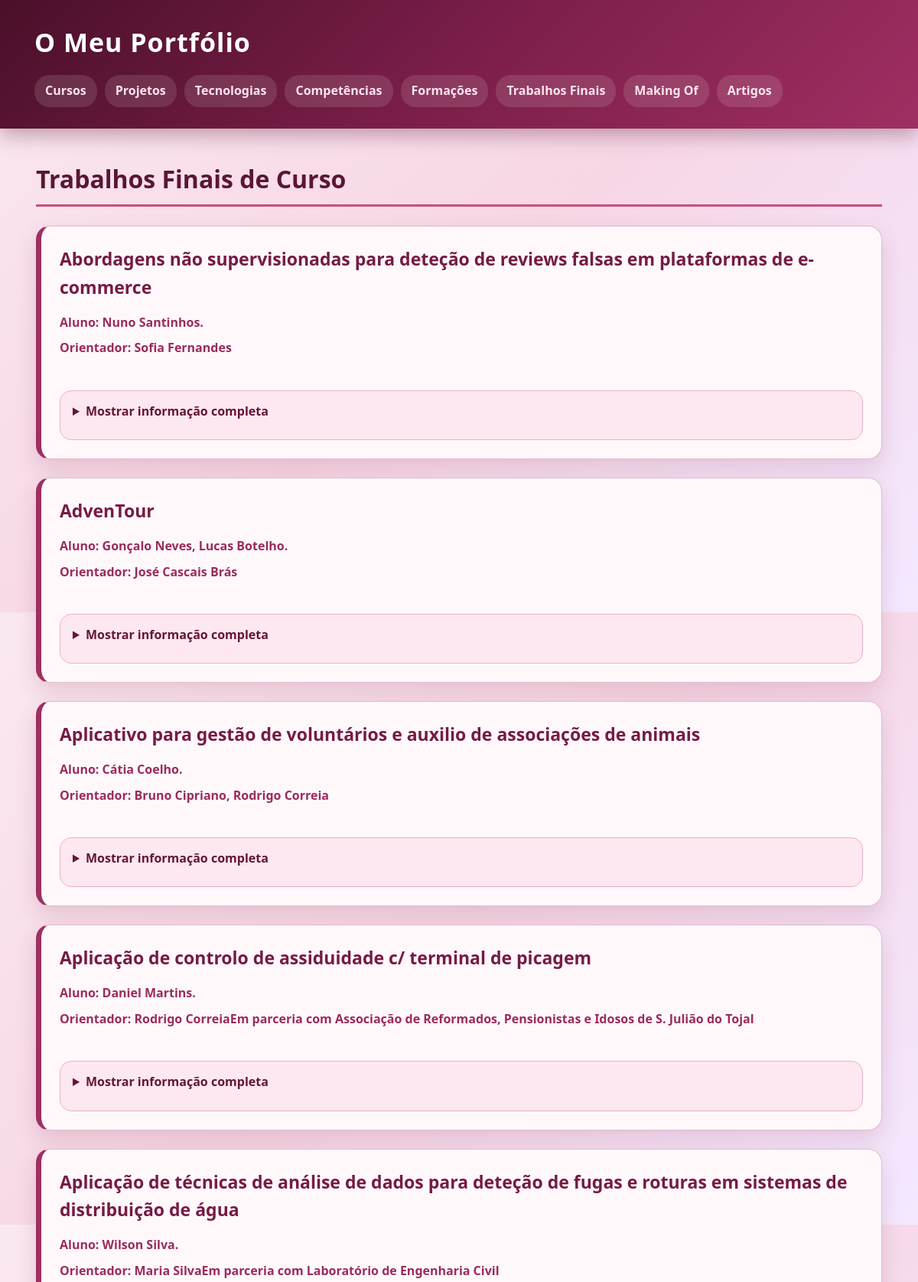
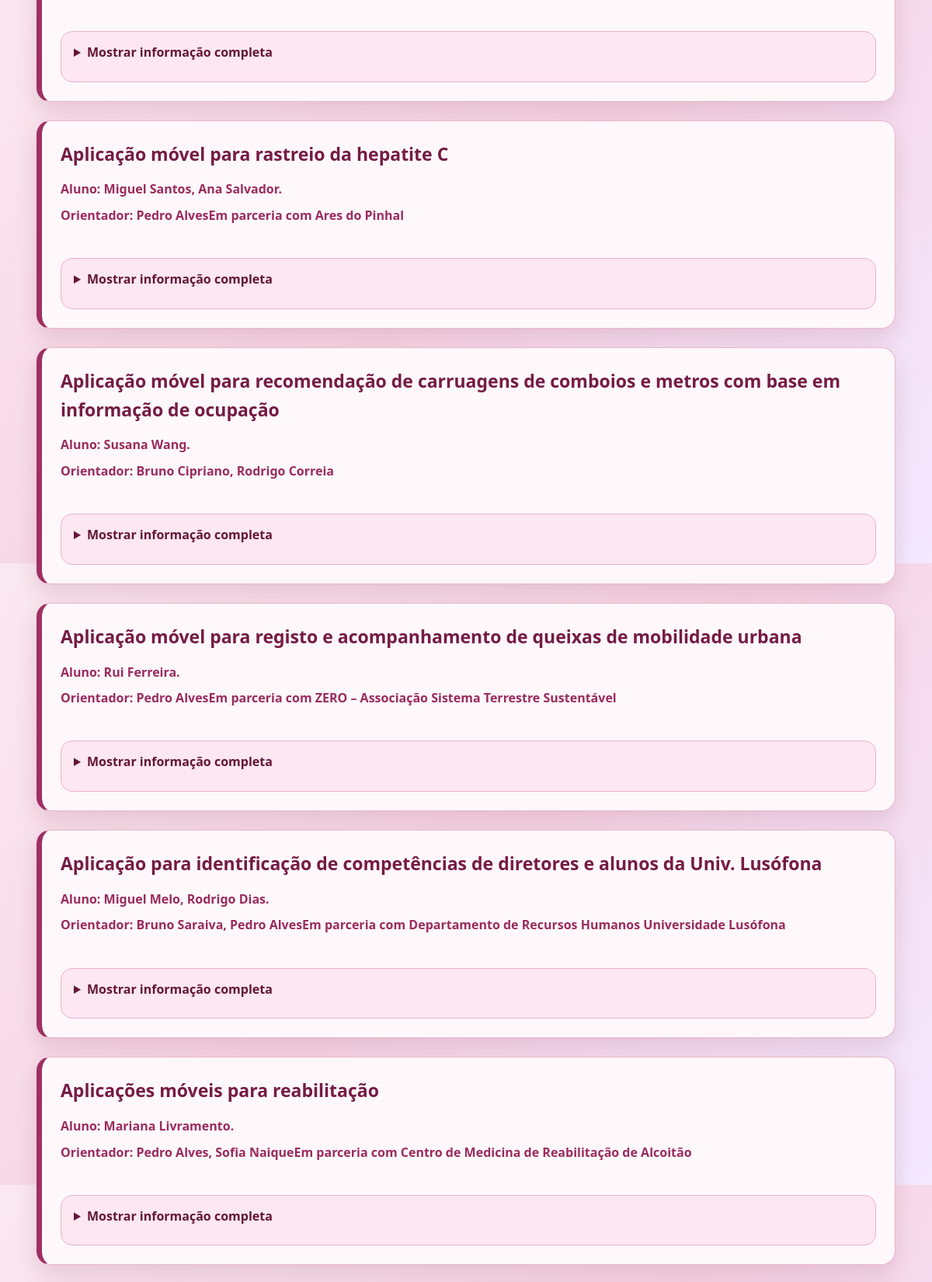
Screenshot of /tfcs/ (upper part) with the database file from the repository (2 pictures, top to bottom).
### portfolio/models.py (models this page shows, shortened)
class Tfc(models.Model):
    titulo = models.CharField(max_length=100)
    licenciatura = models.CharField(max_length=100)
    aluno = models.CharField(max_length=100)
    orientador = models.CharField(max_length=100)
    area = models.CharField(max_length=100)
    tecnologias = models.CharField(max_length=100)
    palavras_chave = models.CharField(max_length=100)
    rating = models.IntegerField()
    email = models.EmailField()
    pdf = models.URLField()
    resumo = models.TextField()

### portfolio/views.py (the view)
# urls.py: path("tfcs/", views.tfcs_view, name="tfcs"),
def tfcs_view(request):
    tfcs = Tfc.objects.all()
    context = {
        "tfcs": tfcs
    }
    return render(request, "portfolio/tfcs.html", context)

### portfolio/templates/portfolio/tfcs.html (shortened to what this page needs)
{% extends "portfolio/base.html" %}
{% block content %}
<h2>Trabalhos Finais de Curso</h2>
<section>
    {% for tfc in tfcs %}
        <article>
            <h3>{{ tfc.titulo }}</h3>
            <h4>Aluno: {{ tfc.aluno }}</h4>
            <h4>Orientador: {{ tfc.orientador }}</h4>
            <br>
            <details>
                <summary>Mostrar informação completa</summary>
                <br>
                <br><br>
                <br>
                <br><br>
                <br><br>
                <br><br>
                <br><br>
                <br><br>
            </details>
        </article>
    {% endfor %}
</section>
{% endblock %}

### portfolio/static/portfolio/styles.css (style rules this page uses)
* { box-sizing: border-box; margin: 0; padding: 0; }
body { font-family: "Segoe UI", Arial, sans-serif; background: linear-gradient(135deg, #fae8f0, #f7d6e5, #f3e8ff); color: #321122; min-height: 100vh; line-height: 1.6; }
h2 { color: #5a1635; font-size: 32px; margin-bottom: 25px; padding-bottom: 8px; border-bottom: 3px solid #c94f7c; }
h3 { color: #751b44; font-size: 23px; margin-bottom: 8px; }
h4 { color: #9a2b5d; margin-top: 8px; margin-bottom: 4px; }
section { margin-bottom: 35px; }
section > article { background: #fff8fb; border: 1px solid #e8b8cb; border-left: 7px solid #9f2f62; border-radius: 18px; padding: 24px; margin-bottom: 24px; box-shadow: 0 12px 28px rgba(122, 31, 69, 0.15); transition: 0.25s; }
details { background: #fde7f0; border: 1px solid #eab1ca; border-radius: 15px; padding: 14px 16px; margin-top: 12px; }
summary { color: #641638; font-weight: 800; cursor: pointer; margin-bottom: 10px; }
section h3 { margin-bottom: 15px; }
article h3 + h4, article h3 + p { margin-top: 6px; }

### rows the page displays
Tfc: titulo "Abordagens não supervisionadas para deteção de reviews falsas em plataformas de e-commerce", aluno "Nuno Santinhos.", orientador "Sofia Fernandes"
Tfc: titulo "AdvenTour", aluno "Gonçalo Neves, Lucas Botelho.", orientador "José Cascais Brás"
Tfc: titulo "Aplicativo para gestão de voluntários e auxilio de associações de animais", aluno "Cátia Coelho.", orientador "Bruno Cipriano, Rodrigo Correia"
Tfc: titulo "Aplicação de controlo de assiduidade c/ terminal de picagem", aluno "Daniel Martins.", orientador "Rodrigo CorreiaEm parceria com Associação de Reformados, Pensionistas e Idosos de S. Julião do Tojal"
Tfc: titulo "Aplicação de técnicas de análise de dados para deteção de fugas e roturas em sistemas de distribuição de água", aluno "Wilson Silva.", orientador "Maria SilvaEm parceria com Laboratório de Engenharia Civil"
Tfc: titulo "Aplicação móvel para rastreio da hepatite C", aluno "Miguel Santos, Ana Salvador.", orientador "Pedro AlvesEm parceria com Ares do Pinhal"
Tfc: titulo "Aplicação móvel para recomendação de carruagens de comboios e metros com base em informação de ocupação", aluno "Susana Wang.", orientador "Bruno Cipriano, Rodrigo Correia"
Tfc: titulo "Aplicação móvel para registo e acompanhamento de queixas de mobilidade urbana", aluno "Rui Ferreira.", orientador "Pedro AlvesEm parceria com ZERO – Associação Sistema Terrestre Sustentável"
Tfc: titulo "Aplicação para identificação de competências de diretores e alunos da Univ. Lusófona", aluno "Miguel Melo, Rodrigo Dias.", orientador "Bruno Saraiva, Pedro AlvesEm parceria com Departamento de Recursos Humanos Universidade Lusófona"
Tfc: titulo "Aplicações móveis para reabilitação", aluno "Mariana Livramento.", orientador "Pedro Alves, Sofia NaiqueEm parceria com Centro de Medicina de Reabilitação de Alcoitão"
